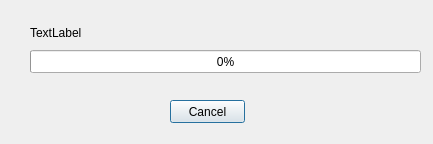
<?xml version="1.0" encoding="UTF-8"?>
<ui version="4.0">
 <class>ProgressDialog</class>
 <widget class="QDialog" name="ProgressDialog">
  <property name="geometry">
   <rect>
    <x>0</x>
    <y>0</y>
    <width>433</width>
    <height>144</height>
   </rect>
  </property>
  <property name="windowTitle">
   <string>YACE</string>
  </property>
  <widget class="QLabel" name="progressLabel">
   <property name="geometry">
    <rect>
     <x>30</x>
     <y>25</y>
     <width>351</width>
     <height>16</height>
    </rect>
   </property>
   <property name="text">
    <string>TextLabel</string>
   </property>
  </widget>
  <widget class="QProgressBar" name="progressBar">
   <property name="geometry">
    <rect>
     <x>30</x>
     <y>50</y>
     <width>391</width>
     <height>23</height>
    </rect>
   </property>
   <property name="value">
    <number>0</number>
   </property>
  </widget>
  <widget class="QPushButton" name="cancelButton">
   <property name="geometry">
    <rect>
     <x>170</x>
     <y>100</y>
     <width>75</width>
     <height>23</height>
    </rect>
   </property>
   <property name="text">
    <string>Cancel</string>
   </property>
  </widget>
 </widget>
 <resources/>
 <connections/>
</ui>
